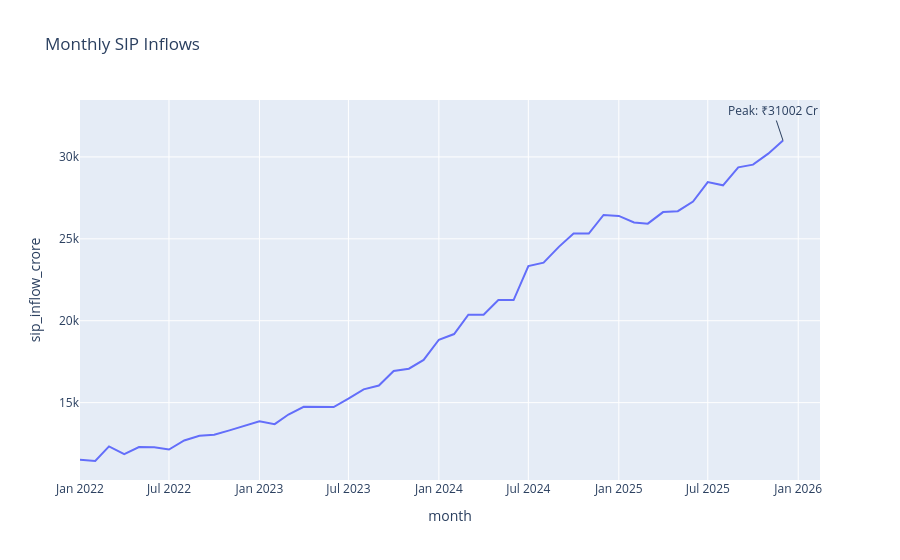

This figure's notebook cell:
### Markdown cell above
## SIP Inflow Trend

Monthly SIP inflows are analysed to understand investor participation trends and growth in systematic investing.

### Code cell
sip["month"] = pd.to_datetime(sip["month"])

fig = px.line(
    sip,
    x="month",
    y="sip_inflow_crore",
    title="Monthly SIP Inflows"
)

max_row = sip.loc[
    sip["sip_inflow_crore"].idxmax()
]

fig.add_annotation(
    x=max_row["month"].strftime("%Y-%m-%d"),
    y=float(max_row["sip_inflow_crore"]),
    text=f"Peak: ₹{max_row['sip_inflow_crore']:.0f} Cr",
    showarrow=True
)

fig.write_image("../reports/charts/sip_inflow_trend.png")
fig.show()

### Figure 1 — Plotly figure (JSON) as saved in the notebook; plotly's stock layout.template omitted (floating-point values rounded to 4 significant figures)
{"data": [{"hovertemplate": "month=%{x}<br>sip_inflow_crore=%{y}<extra></extra>", "legendgroup": "", "line": {"color": "#636efa", "dash": "solid"}, "marker": {"symbol": "circle"}, "mode": "lines", "name": "", "orientation": "v", "showlegend": false, "type": "scatter", "x": ["2022-01-01T00:00:00", "2022-02-01T00:00:00", "2022-03-01T00:00:00", "2022-04-01T00:00:00", "2022-05-01T00:00:00", "2022-06-01T00:00:00", "2022-07-01T00:00:00", "2022-08-01T00:00:00", "2022-09-01T00:00:00", "2022-10-01T00:00:00", "2022-11-01T00:00:00", "2022-12-01T00:00:00", "2023-01-01T00:00:00", "2023-02-01T00:00:00", "2023-03-01T00:00:00", "2023-04-01T00:00:00", "2023-05-01T00:00:00", "2023-06-01T00:00:00", "2023-07-01T00:00:00", "2023-08-01T00:00:00", "2023-09-01T00:00:00", "2023-10-01T00:00:00", "2023-11-01T00:00:00", "2023-12-01T00:00:00", "2024-01-01T00:00:00", "2024-02-01T00:00:00", "2024-03-01T00:00:00", "2024-04-01T00:00:00", "2024-05-01T00:00:00", "2024-06-01T00:00:00", "2024-07-01T00:00:00", "2024-08-01T00:00:00", "2024-09-01T00:00:00", "2024-10-01T00:00:00", "2024-11-01T00:00:00", "2024-12-01T00:00:00", "2025-01-01T00:00:00", "2025-02-01T00:00:00", "2025-03-01T00:00:00", "2025-04-01T00:00:00", "2025-05-01T00:00:00", "2025-06-01T00:00:00", "2025-07-01T00:00:00", "2025-08-01T00:00:00", "2025-09-01T00:00:00", "2025-10-01T00:00:00", "2025-11-01T00:00:00", "2025-12-01T00:00:00"], "xaxis": "x", "y": [11517, 11438, 12328, 11863, 12286, 12276, 12140, 12694, 12976, 13040, 13306, 13573, 13856, 13687, 14276, 14749, 14749, 14734, 15245, 15814, 16042, 16928, 17073, 17610, 18838, 19187, 20371, 20371, 21262, 21262, 23332, 23547, 24509, 25323, 25320, 26459, 26400, 25999, 25926, 26632, 26688, 27274, 28464, 28265, 29361, 29529, 30200, 31002], "yaxis": "y"}], "layout": {"annotations": [{"showarrow": true, "text": "Peak: ₹31002 Cr", "x": "2025-12-01", "y": 31002}], "legend": {"tracegroupgap": 0}, "title": {"text": "Monthly SIP Inflows"}, "xaxis": {"anchor": "y", "domain": [0, 1], "title": {"text": "month"}}, "yaxis": {"anchor": "x", "domain": [0, 1], "title": {"text": "sip_inflow_crore"}}}}
